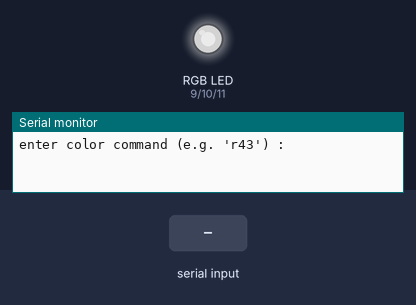
A sketch run on a simulated Arduino Uno, built with avr-gcc and run on an emulated ATmega328P. Parts: an RGB LED mixed from three pins (HIGH = lit), the last lines printed to the serial monitor. The inputs (shaded band) are chosen by the test bench. Dim RGB values are drawn brighter than linear.

Above: at 1.2 s.
1.3 s: "r0\n" received over Serial
At 2.6 s:
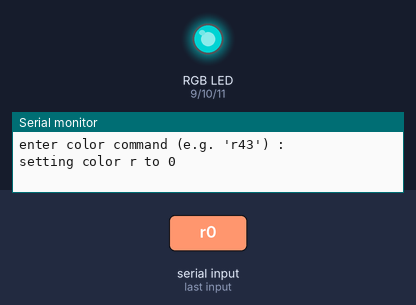
2.9 s: "g127\n" received over Serial
At 3.7 s:
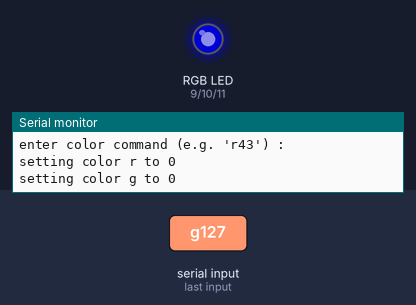
4.4 s: "b,45\n" received over Serial
At 4.9 s:
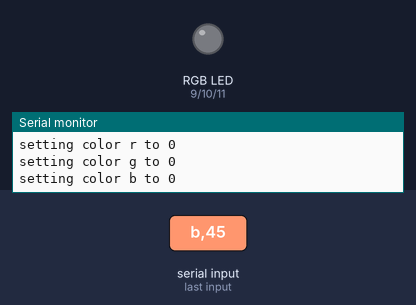
5.9 s: "b64\n" received over Serial
At 7.1 s:
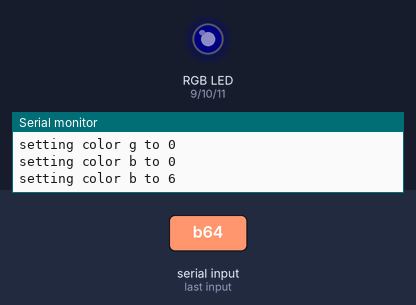
7.4 s: "r90\n" received over Serial
At 8.4 s:
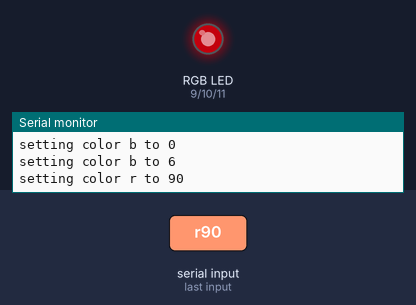
8.9 s: "g90\n" received over Serial
At 9.6 s:
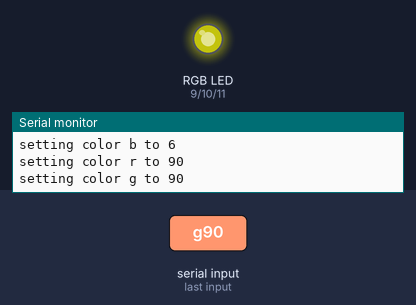
Timing chart, 0 to 11.4 s (numbered marks = the images above; inputs shaded):
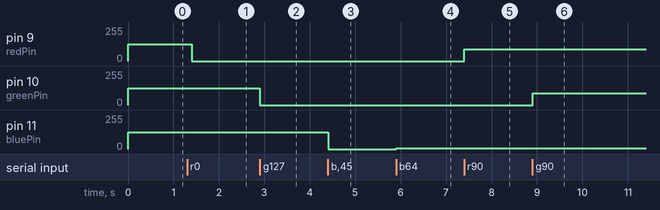

The sketch:

serial_rgb_led.pde
```cpp
/*
 * Serial RGB LED
 * ---------------
 * Serial commands control the brightness of R,G,B LEDs
 *
 * Command structure is "<colorCode><colorVal>", where "colorCode" is
 * one of "r","g",or "b" and "colorVal" is a number 0 to 255.
 * E.g. "r0"   turns the red LED off.
 *      "g127" turns the green LED to half brightness
 *      "b64"  turns the blue LED to 1/4 brightness
 *
 * Created 18 October 2006
 * copyleft 2006 Tod E. Kurt <tod@todbot.com
 * http://todbot.com/
 */

char serInString[100];  // array that will hold the different bytes of the string. 100=100characters;
                        // -> you must state how long the array will be else it won't work properly
char colorCode;
int colorVal;

int redPin   = 9;   // Red LED,   connected to digital pin 9
int greenPin = 10;  // Green LED, connected to digital pin 10
int bluePin  = 11;  // Blue LED,  connected to digital pin 11

void setup() {
  pinMode(redPin,   OUTPUT);   // sets the pins as output
  pinMode(greenPin, OUTPUT);
  pinMode(bluePin,  OUTPUT);
  Serial.begin(9600);
  analogWrite(redPin,   127);   // set them all to mid brightness
  analogWrite(greenPin, 127);   // set them all to mid brightness
  analogWrite(bluePin,  127);   // set them all to mid brightness
  Serial.println("enter color command (e.g. 'r43') :");
}

void loop () {
  //read the serial port and create a string out of what you read
  readSerialString(serInString);

  colorCode = serInString[0];
  if( colorCode == 'r' || colorCode == 'g' || colorCode == 'b' ) {
    colorVal = atoi(serInString+1);
    Serial.print("setting color ");
    Serial.print(colorCode);
    Serial.print(" to ");
    Serial.print(colorVal);
    Serial.println();
    serInString[0] = 0;                   // indicates we've used this string
    if(colorCode == 'r')
      analogWrite(redPin, colorVal);
    else if(colorCode == 'g')
      analogWrite(greenPin, colorVal);
    else if(colorCode == 'b')
      analogWrite(bluePin, colorVal);
  }

  delay(100);  // wait a bit, for serial data
}

//read a string from the serial and store it in an array
//you must supply the array variable
void readSerialString (char *strArray) {
  int i = 0;
  if(!Serial.available()) {
    return;
  }
  while (Serial.available()) {
    strArray[i] = Serial.read();
    i++;
  }
}
```

Measured:
- after the input at 1.3 s, pin 9 (redPin): 127/255 → 0/255 after 0.10 s
- after the input at 2.9 s, pin 10 (greenPin): 127/255 → 0/255 at once
- after the input at 4.4 s, pin 11 (bluePin): 127/255 → 0/255 at once
- after the input at 5.9 s, pin 11 (bluePin): 0/255 → 6/255 at once
- after the input at 7.4 s, pin 9 (redPin): 0/255 → 90/255 at once
- after the input at 8.9 s, pin 10 (greenPin): 0/255 → 90/255 at once
